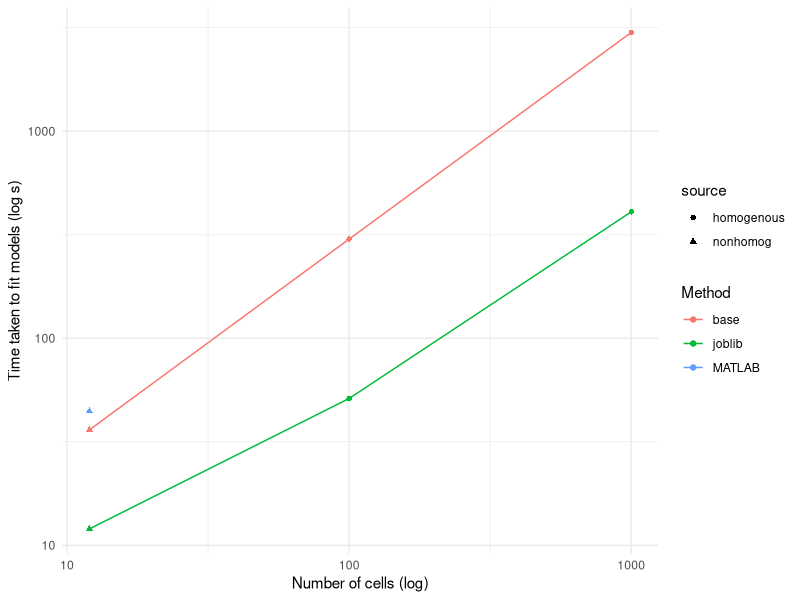

Generate this figure with R:
## ---- chunk 1
#| fig-cap: Time taken to fit processes, split by data source and backend

library(tidyverse)

# create dataframe of results
source <- c("homogenous", "homogenous", "homogenous", "homogenous", "nonhomog", "nonhomog", "nonhomog")
cells_fit <- c(1000, 1000, 100, 100, 12, 12, 12)
method <- c("base", "joblib", "base", "joblib", "MATLAB", "base", "joblib")
time <- c(3000, 408, 301.39, 51.21, 44.41, 36.09, 12.0)

results <- data.frame(source, cells_fit, method, time)
results$source <- factor(results$source, levels = c("homogenous", "nonhomog"))
results$method <- factor(results$method, levels = c("base", "joblib", "MATLAB"))
results$time <- as.numeric(results$time)

# plot results
ggplot(results, aes(x = cells_fit, y = time, color = method)) +
  geom_point(aes(shape = source)) +
  geom_line() +
  scale_y_log10() +
  scale_x_log10() +
  labs(
    x = "Number of cells (log)",
    y = "Time taken to fit models (log s)",
    color = "Method"
  ) +
  theme_minimal()
## ---- chunk 2
impl_names <- c(
  "Python, parallel and njit",
  "Python, parallel",
  "Python",
  "MATLAB"
)

times <- c(
  "58.64",
  "315.23",
  "3722.16",
  "Approx 1.5 hours"
)

knitr::kable(data.frame(Implementation = impl_names, `Time (s)` = times), caption = "Average data simulation times")
